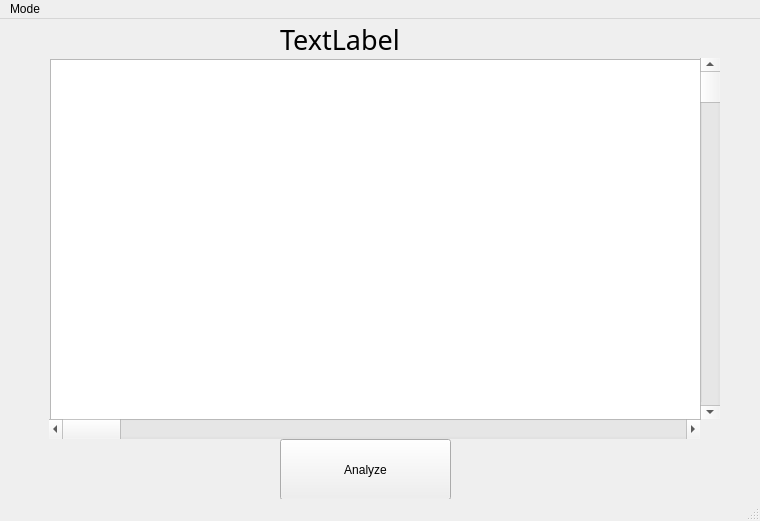
<?xml version="1.0" encoding="UTF-8"?>
<ui version="4.0">
 <class>MainWindow</class>
 <widget class="QMainWindow" name="MainWindow">
  <property name="geometry">
   <rect>
    <x>0</x>
    <y>0</y>
    <width>760</width>
    <height>521</height>
   </rect>
  </property>
  <property name="windowTitle">
   <string>MainWindow</string>
  </property>
  <widget class="QWidget" name="centralwidget">
   <widget class="QPushButton" name="pushButton">
    <property name="geometry">
     <rect>
      <x>280</x>
      <y>420</y>
      <width>171</width>
      <height>61</height>
     </rect>
    </property>
    <property name="text">
     <string>Analyze</string>
    </property>
   </widget>
   <widget class="QTextBrowser" name="responseBroswer">
    <property name="geometry">
     <rect>
      <x>50</x>
      <y>40</y>
      <width>651</width>
      <height>361</height>
     </rect>
    </property>
   </widget>
   <widget class="QScrollBar" name="horizontalScrollBar">
    <property name="geometry">
     <rect>
      <x>49</x>
      <y>400</y>
      <width>651</width>
      <height>20</height>
     </rect>
    </property>
    <property name="orientation">
     <enum>Qt::Horizontal</enum>
    </property>
   </widget>
   <widget class="QScrollBar" name="verticalScrollBar">
    <property name="geometry">
     <rect>
      <x>700</x>
      <y>39</y>
      <width>20</width>
      <height>361</height>
     </rect>
    </property>
    <property name="orientation">
     <enum>Qt::Vertical</enum>
    </property>
   </widget>
   <widget class="QLabel" name="label">
    <property name="geometry">
     <rect>
      <x>280</x>
      <y>10</y>
      <width>301</width>
      <height>21</height>
     </rect>
    </property>
    <property name="font">
     <font>
      <family>Perpetua Titling MT</family>
      <pointsize>20</pointsize>
     </font>
    </property>
    <property name="text">
     <string>TextLabel</string>
    </property>
   </widget>
  </widget>
  <widget class="QMenuBar" name="menubar">
   <property name="geometry">
    <rect>
     <x>0</x>
     <y>0</y>
     <width>760</width>
     <height>21</height>
    </rect>
   </property>
   <widget class="QMenu" name="menuMode">
    <property name="title">
     <string>Mode</string>
    </property>
    <addaction name="actionAnalyze_PDF"/>
    <addaction name="actionCompare_PDF"/>
   </widget>
   <addaction name="menuMode"/>
  </widget>
  <widget class="QStatusBar" name="statusbar"/>
  <action name="actionAnalyze_PDF">
   <property name="text">
    <string>Analyze PDF</string>
   </property>
  </action>
  <action name="actionCompare_PDF">
   <property name="text">
    <string>Compare PDF</string>
   </property>
  </action>
 </widget>
 <resources/>
 <connections/>
</ui>
